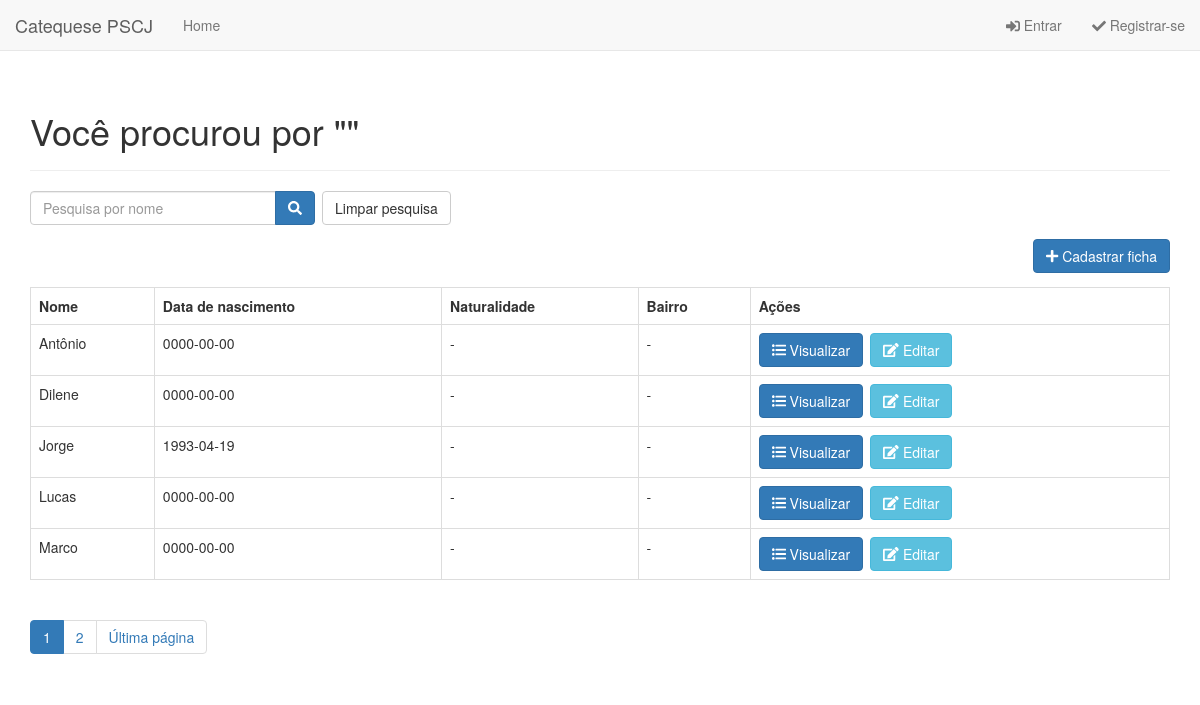
The page /search.php on the database as committed earlier.
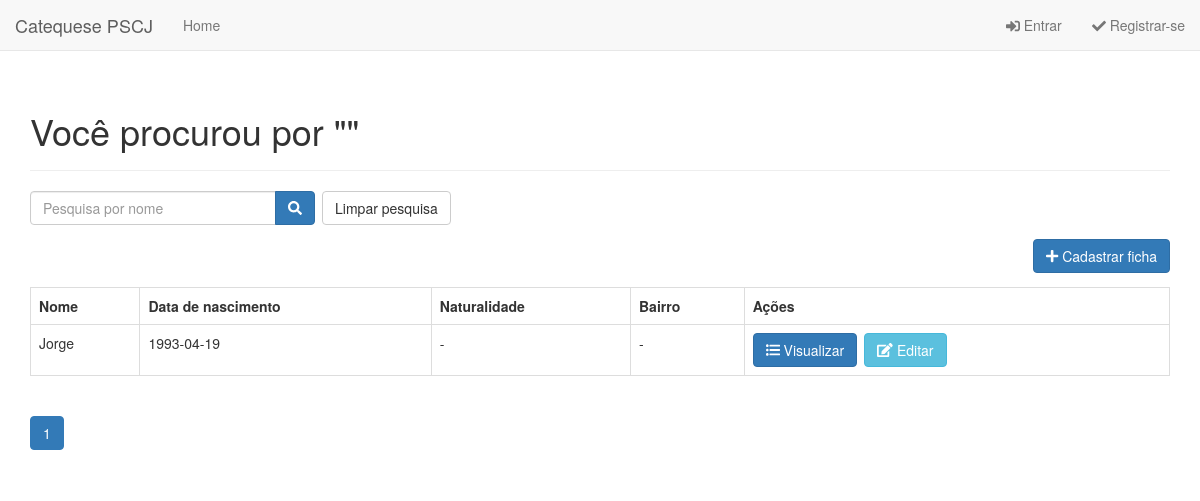
The same page on the database as committed later.
### tables this page shows
CREATE TABLE IF NOT EXISTS `ficha` (
  `id` int(11) NOT NULL AUTO_INCREMENT,
  `nome` varchar(128) NOT NULL,
  `comunidade` varchar(32) NOT NULL,
  `data_nascimento` date NOT NULL,
  `naturalidade` varchar(32) NOT NULL,
  `endereco` varchar(128) NOT NULL,
  `bairro` varchar(32) NOT NULL,
  `cep` int(8) NOT NULL,
  `telefone` int(16) NOT NULL,
  `email` varchar(64) NOT NULL,
  `estudante` tinyint(1) NOT NULL,
  `colegio` varchar(32) NOT NULL,
  `batismo` tinyint(1) NOT NULL,
  `eucaristia` tinyint(1) NOT NULL,
  `data_batismo` date NOT NULL,
  `paroquia_batismo` varchar(128) NOT NULL,
  `nome_pai` varchar(128) NOT NULL,
  `nome_mae` varchar(128) NOT NULL,
  `telefone_celular_pai` int(16) NOT NULL,
  `telefone_celular_mae` int(16) NOT NULL,
  `telefone_residencial` int(16) NOT NULL,
  `pais_casados_igreja` tinyint(1) NOT NULL,
  `igreja_casamento` varchar(128) NOT NULL,
  `pais_vivem_juntos` tinyint(1) NOT NULL,
  `frequentam_comunidade` tinyint(1) NOT NULL,
  `ativos_paroquia` tinyint(1) NOT NULL,
  `tipo_participacao` varchar(128) NOT NULL,
  `outra_paroquia` varchar(128) NOT NULL,
  `turma_atual` varchar(32) NOT NULL,
  `turno` varchar(32) NOT NULL,
  `ano_inicio_turma` int(11) NOT NULL,
  `catequista_1` varchar(128) NOT NULL,
  `catequista_2` varchar(128) NOT NULL,
  `catequista_3` varchar(128) NOT NULL,
  `catequizando_frequente` tinyint(1) NOT NULL,
  `preenchimento_ficha` int(11) NOT NULL,
  `modificacao_ficha` int(11) NOT NULL,
  PRIMARY KEY (`id`)
);

### search.php (called while the page is built, shortened)
<?php
include_once 'config/core.php';
include_once 'objects/ficha.php';
$database = new Database();
$db = $database->getConnection();
$ficha = new Ficha($db);
$search_term=isset($_GET['s']) ? $_GET['s'] : '';
include_once "layout_header.php";
$stmt = $ficha->search($search_term, $from_record_num, $records_per_page);
$page_url="search.php?s={$search_term}&";
$total_rows=$ficha->countAll_BySearch($search_term);
include_once "visualiza_template.php";
include_once "layout_footer.php";
?>

### objects/ficha.php (called while the page is built, shortened)
<?php
class Ficha {
    private $conn;
    private $table_name = "ficha";
    public function __construct($db) {
        $this->conn = $db;
    }
    public function search($search_term, $from_record_num, $records_per_page){
        $query = "SELECT
                    id, nome, data_nascimento
                FROM
                    " . $this->table_name . "
                WHERE
                    nome LIKE ?
                ORDER BY
                    nome ASC
                LIMIT
                    ?, ?";
        $stmt = $this->conn->prepare( $query );
        $search_term = "%{$search_term}%";
        $stmt->bindParam(1, $search_term);
        $stmt->bindParam(2, $from_record_num, PDO::PARAM_INT);
        $stmt->bindParam(3, $records_per_page, PDO::PARAM_INT);
        $stmt->execute();
        return $stmt;
    }
    public function countAll_BySearch($search_term) {
        $query = "SELECT
                    COUNT(*) as total_rows
                FROM
                    " . $this->table_name . "
                WHERE
                    nome LIKE ?";
        $stmt = $this->conn->prepare( $query );
        $search_term = "%{$search_term}%";
        $stmt->bindParam(1, $search_term);
        $stmt->execute();
        $row = $stmt->fetch(PDO::FETCH_ASSOC);
        return $row['total_rows'];
    }
}
?>

### config/core.php (called while the page is built, shortened)
<?php
$page = isset($_GET['page']) ? $_GET['page'] : 1;
$records_per_page = 5;
$from_record_num = ($records_per_page * $page) - $records_per_page;
?>

### visualiza_template.php (the view)
<?php
echo "<form role='search' action='search.php'>";
    echo "<div class='input-group col-md-3 pull-left margin-right-1em left-margin'>";
        $search_value=isset($search_term) ? "value='{$search_term}'" : "";
        echo "<input type='text' class='form-control' placeholder='Pesquisa por nome' name='s' id='srch-term' required {$search_value} />";
        echo "<div class='input-group-btn'>";
            echo "<button class='btn btn-primary' type='submit'><i class='fas fa-search'></i></button>";
        echo "</div>";
    echo "</div>";
echo "</form>";
echo "<div class='right-button-margin'>";
    echo "<a href='index.php' class='btn btn-default'>Limpar pesquisa</a>";
echo "</div>";
echo "<div class='right-button-margin'>";
    echo "<a href='cadastro_ficha.php' class='btn btn-primary pull-right'>";
        echo "<span class='fas fa-plus'></span> Cadastrar ficha";
    echo "</a>";
echo "</div>";
if ($total_rows>0) {
    echo "<table class='table table-hover table-responsive table-bordered'>";
        echo "<tr>";
            echo "<th>Nome</th>";
            echo "<th>Data de nascimento</th>";
            echo "<th>Naturalidade</th>";
            echo "<th>Bairro</th>";
            echo "<th>Ações</th>";
        echo "</tr>";
        while ($row = $stmt->fetch(PDO::FETCH_ASSOC)) {
            extract($row);
            echo "<tr>";
                echo "<td>{$nome}</td>";
                echo "<td>{$data_nascimento}</td>";
                echo "<td>-</td>";
                echo "<td>-</td>";
                echo "<td>";
                    echo "<a href='visualiza_ficha.php?id={$id}' class='btn btn-primary left-margin'>";
                        echo "<span class='fas fa-list-ul'></span> Visualizar";
                    echo "</a>";
                    echo "<a href='atualiza_ficha.php?id={$id}' class='btn btn-info left-margin'>";
                        echo "<span class='fas fa-edit'></span> Editar";
                    echo "</a>";
                echo "</td>";
            echo "</tr>";
        }
    echo "</table>";
    include_once 'paging.php';
}
else{
    echo "<div class='alert alert-danger'>Sem fichas encontradas.</div>";
}
?>

### paging.php (shortened to what this page needs)
<?php
echo "<ul class='pagination'>";
$total_pages = ceil($total_rows / $records_per_page);
$range = 2;
$initial_num = $page - $range;
$condition_limit_num = ($page + $range)  + 1;
for ($x=$initial_num; $x<$condition_limit_num; $x++) {
    if (($x > 0) && ($x <= $total_pages)) {
        if ($x == $page) {
            echo "<li class='active'><a href=\"#\">$x <span class=\"sr-only\">(current)</span></a></li>";
        }
        else {
            echo "<li><a href='{$page_url}page=$x'>$x</a></li>";
        }
    }
}
if($page<$total_pages){
    echo "<li><a href='" .$page_url. "page={$total_pages}' title='Última página: {$total_pages}.'>";
        echo "Última página";
    echo "</a></li>";
}
echo "</ul>";
?>

Rows that differ between the two databases and show on the page:
removed ficha: nome "Antônio", data_nascimento "0000-00-00"
removed ficha: nome "Dilene", data_nascimento "0000-00-00"
removed ficha: nome "Lucas", data_nascimento "0000-00-00"
removed ficha: nome "Marco", data_nascimento "0000-00-00"
Other text that changed with them:
list line gone: "2"
text no longer shown: "Última página"
